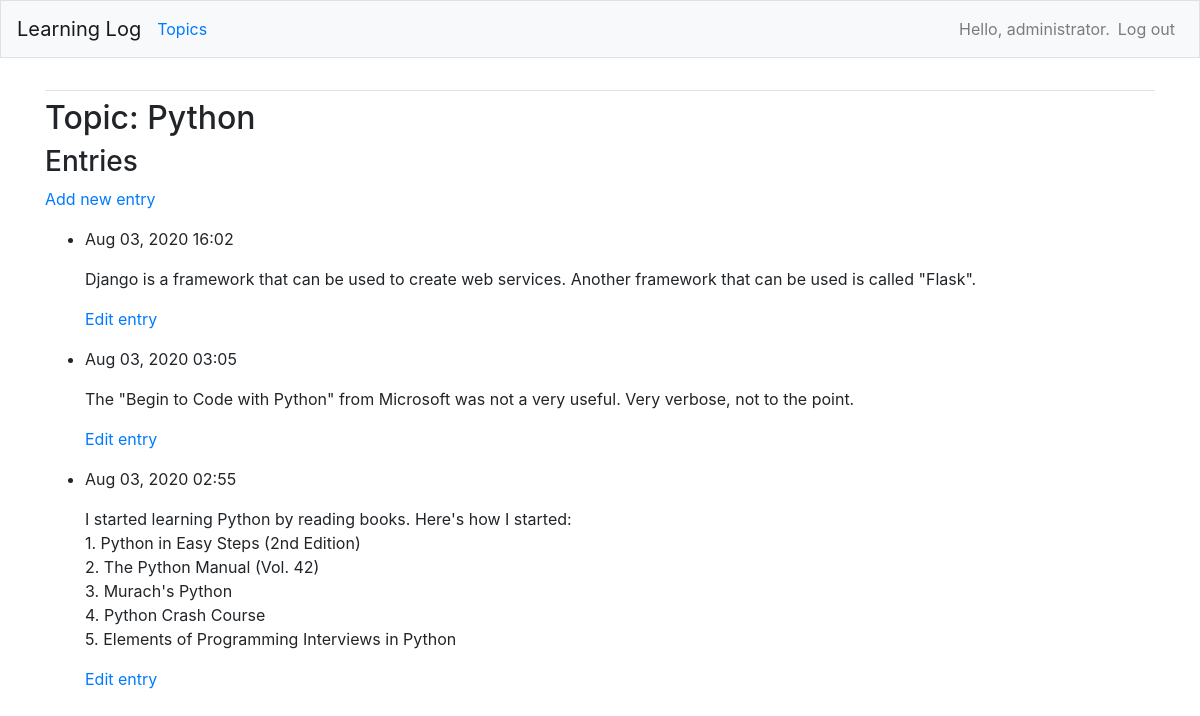
The page /topics/3/ (signed in) on the database its author committed.
### learning_logs/models.py (models this page shows, shortened)
class Topic(models.Model):
    text = models.CharField(max_length=200)
    date_added = models.DateTimeField(auto_now_add=True)
    owner = models.ForeignKey(User, on_delete=models.CASCADE)
    def __str__(self):
        return self.text

class Entry(models.Model):
    topic = models.ForeignKey(Topic, on_delete=models.CASCADE)
    text = models.TextField()
    date_added = models.DateTimeField(auto_now_add=True)
    class Meta:
        verbose_name_plural = 'entries'

### learning_logs/views.py (the view)
# urls.py: path('topics/<int:topic_id>/', views.topic, name='topic'),
@login_required
def topic(request, topic_id):
    topic = Topic.objects.get(id=topic_id)
    check_topic_owner(topic.owner, request)
    entries = topic.entry_set.order_by('-date_added')
    context = {'topic': topic, 'entries': entries}
    return render(request, 'learning_logs/topic.html', context)

### learning_logs/views.py (called while the page is built)
def check_topic_owner(owner, request):
    if owner != request.user:
        raise Http404

### learning_logs/templates/learning_logs/topic.html
{% extends "learning_logs/base.html" %}
{% block content %}
<h2>Topic: {{ topic }}</h2>
<h3>Entries</h3>
<p>
	<a href="{% url 'learning_logs:new_entry' topic.id %}">Add new entry</a>
</p>
<ul>
	{% for entry in entries %}
		<li>
			<p>{{ entry.date_added|date:'M d, Y H:i' }}</p>
			<p>{{ entry.text|linebreaks }}</p>
			<p><a href="{% url 'learning_logs:edit_entry' entry.id %}">Edit entry</a></p>
		</li>
	{% empty %}
		<li>There are no entries for this topic yet.</li>
	{% endfor %}
</ul>
{% endblock content %}

### learning_logs/templates/learning_logs/base.html (shortened to what this page needs)
{% load bootstrap4 %}
<!doctype html>
<html lang="en">
<head>
{% bootstrap_css %}
</head>
<body>
<nav class="navbar navbar-expand-md navbar-light bg-light mb-4 border">
<a class="navbar-brand" href="{% url 'learning_logs:index' %}">Learning Log</a>
	<div class ="collapse navbar-collapse" id="navbarCollapse">
	<ul class="navbar-nav mr-auto">
		<li class="nav-item"><a href="{% url 'learning_logs:topics' %}">Topics</a></li>
	</ul>
	<ul class="navbar-nav ml-auto">
	{% if user.is_authenticated %}
		<li class="nav-item"><span class="navbar-text">Hello, {{ user.username }}.</span></li>
		<li class="nav-item"><a class="nav-link" href="{% url 'users:logout' %}">Log out</a></li>
	{% else %}
		<li class="nav-item"><a class="nav-link" href="{% url 'users:register' %}">Register</a></li>
		<li class="nav-item"><a class="nav-link" href="{% url 'users:login' %}">Log in</a></li>
	{% endif %}
	</ul>
	</div>
</nav>
<main role="main" class="container">
	<div class="pb-2 mb-2 border-bottom">
	</div>
	<div>
	{% block content %}{% endblock content %}
	</div>
</main>
<body>
</html>

### rows shown on the page
Topic: text "Python"
Entry: date_added "Aug 03, 2020 16:02", text "Django is a framework that can be used to create web services. Another framework that can be used is called \"Flask\"."
Entry: date_added "Aug 03, 2020 03:05", text "The \"Begin to Code with Python\" from Microsoft was not a very useful. Very verbose, not to the point."
Entry: date_added "Aug 03, 2020 02:55", text "I started learning Python by reading books. Here's how I started: 1. Python in Easy Steps (2nd Edition) 2. The Python Manual (Vol. 42) 3. Murach's Python 4. Python Crash Course 5. Elements of Programming Interviews in Python"

### other values the page prints
{{ user.username }} "administrator"
